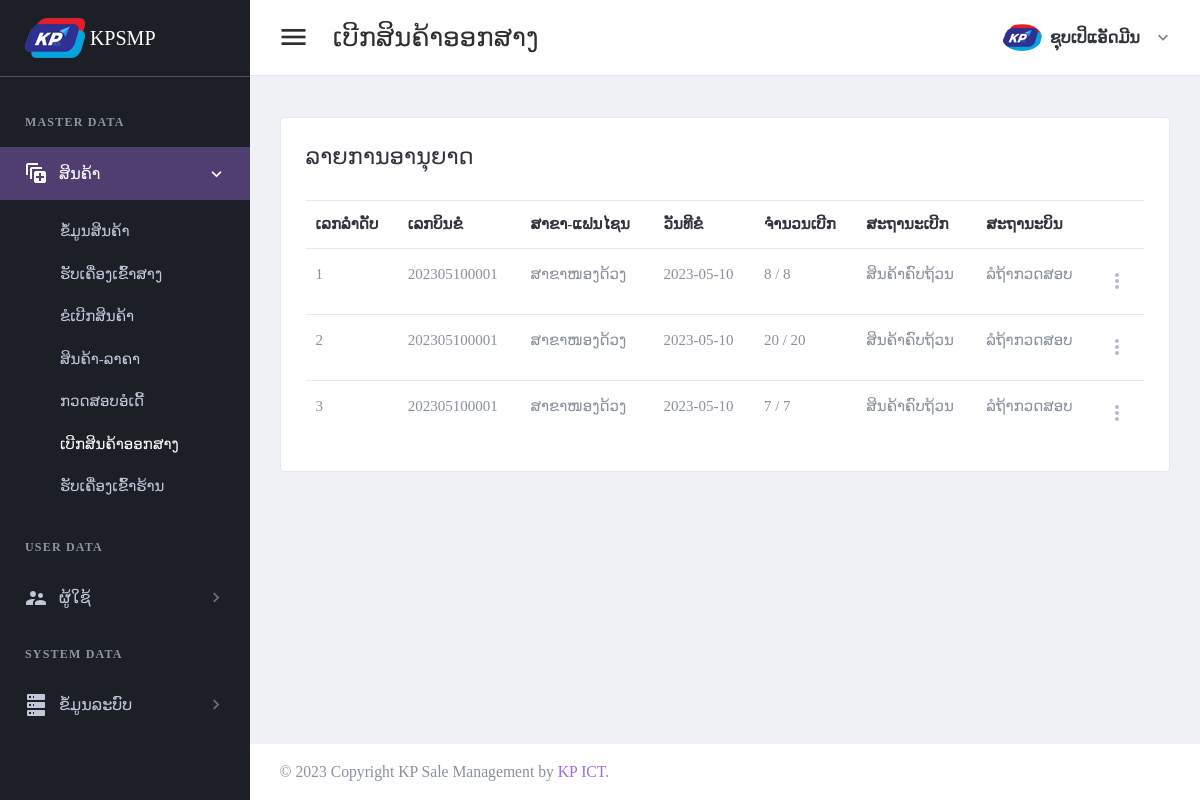
The page /page/approval-list.php (signed in) on the database as committed earlier.
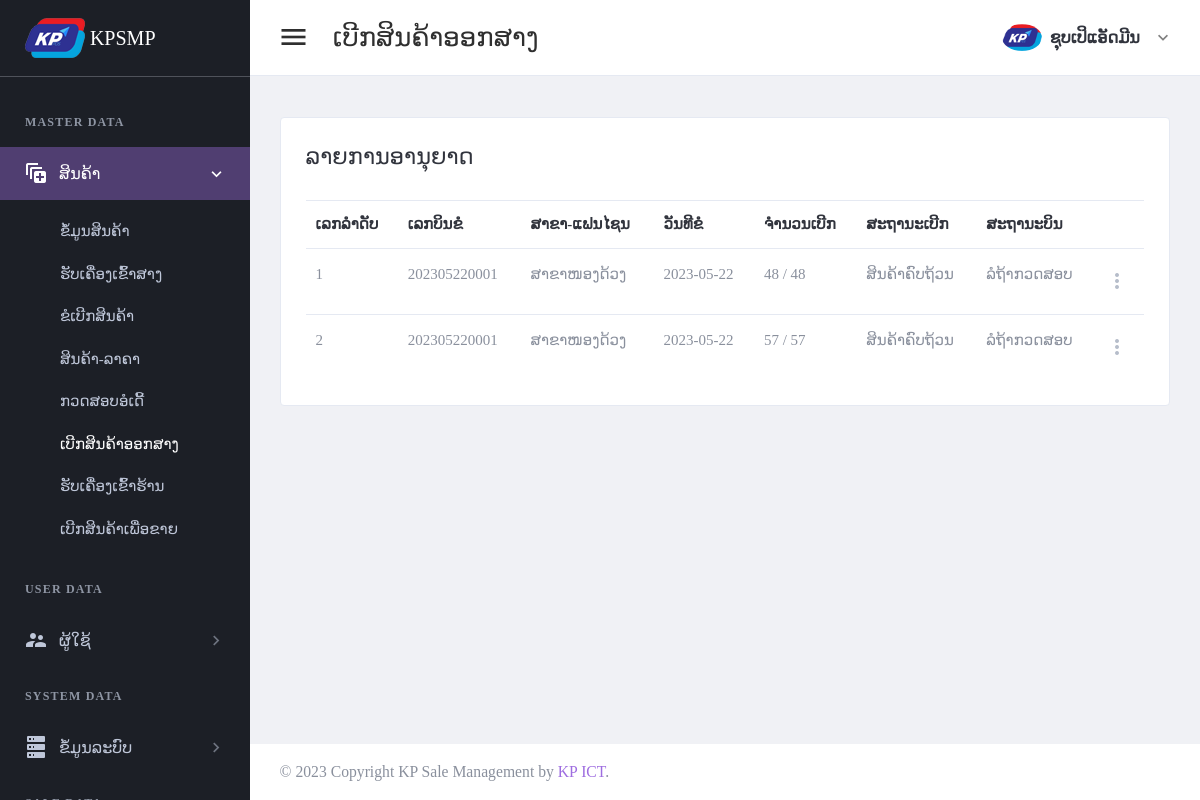
The same page on the database as committed later.
### tables this page shows
CREATE TABLE `tbl_header_title` (
  `ht_id` int(11) NOT NULL,
  `ht_name` varchar(300) DEFAULT NULL
);

CREATE TABLE `tbl_sub_title` (
  `st_id` int(11) NOT NULL,
  `st_name` varchar(300) DEFAULT NULL,
  `icon_code` varchar(100) DEFAULT NULL,
  `ht_id` int(11) DEFAULT NULL
);

CREATE TABLE `tbl_page_title` (
  `pt_id` int(11) NOT NULL,
  `pt_name` varchar(300) DEFAULT NULL,
  `ptf_name` varchar(100) DEFAULT NULL,
  `st_id` int(11) DEFAULT NULL
);

CREATE TABLE `tbl_approve_order` (
  `apo_id` int(11) NOT NULL,
  `apo_bill_number` varchar(30) DEFAULT NULL,
  `or_id` int(11) DEFAULT NULL,
  `br_id` int(11) DEFAULT NULL,
  `wh_id` int(11) DEFAULT NULL,
  `ar_status` int(11) DEFAULT NULL,
  `add_by` int(11) DEFAULT NULL,
  `date_register` date DEFAULT NULL
);

CREATE TABLE `tbl_branch` (
  `br_id` int(11) NOT NULL,
  `br_name` varchar(150) DEFAULT NULL,
  `br_status` int(11) DEFAULT NULL,
  `br_type` int(11) DEFAULT NULL,
  `add_by` int(11) DEFAULT NULL,
  `date_register` date DEFAULT NULL
);

### setting/checksession.php (called while the page is built, shortened)
<?php
	if($_SESSION['id_users'] == "" )
	{
	header("location:logout.php");
	}
	  else{
		$full_name = $_SESSION["full_name"];
		$role_id = $_SESSION["role_id"];
	}
?>

### page/menu.php (the view)
<aside class="left-sidebar sidebar-dark" id="left-sidebar">
  <div id="sidebar" class="sidebar sidebar-with-footer">
    <div class="app-brand">
      <a href="index.php">
        <img src="../images/iconmenu.png" alt="Mono">
        <span class="brand-name"> KPSMP</span>
      </a>
    </div>
    <div class="sidebar-left" data-simplebar style="height: 100%;">
      <ul class="nav sidebar-inner" id="sidebar-menu">
        <?php
        $stmt = $conn->prepare(" SELECT distinct a.ht_id,ht_name
        FROM tbl_header_title a
        left join tbl_role_page b on a.ht_id = b.ht_id
        where role_id ='$role_id'
        order by  a.ht_id asc ");
        $stmt->execute();
        if ($stmt->rowCount() > 0) {
          while ($row = $stmt->fetch(PDO::FETCH_ASSOC)) {
            $ht_id = $row['ht_id'];
            $ht_name = $row['ht_name'];
        ?>
            <li class="section-title"> <?php echo "$ht_name"; ?></li>
            <?php
            $stmt1 = $conn->prepare("SELECT distinct a.st_id,st_name,role_id,icon_code
            FROM tbl_sub_title a
            left join tbl_role_page b on a.st_id = b.st_id
            where a.ht_id = '$ht_id' and role_id ='$role_id'
            order by a.st_id asc ");
            $stmt1->execute();
            if ($stmt1->rowCount() > 0) {
              while ($row1 = $stmt1->fetch(PDO::FETCH_ASSOC)) {
                $st_name = $row1['st_name'];
                $st_id = $row1['st_id'];
                $icon_code = $row1['icon_code'];
            ?>
                <li class='has-sub <?php if ($header_click == "$st_id") {  echo "active expand"; } ?>'>
                  <a class="sidenav-item-link" href="javascript:void(0)" data-toggle="collapse" data-target='#<?php echo "$st_name"; ?>' aria-expanded="false" aria-controls="<?php echo "$st_name"; ?>">
                    <i class="mdi <?php echo"$icon_code";?>"></i>
                    <span class="nav-text"> <?php echo "$st_name"; ?> </span> <b class="caret"></b>
                  </a>
                  <ul class='collapse <?php if ($header_click == "$st_id" ) { echo "show"; } ?>' id="<?php echo "$st_name"; ?>" data-parent="#sidebar-menu">
                    <div class="sub-menu">
                      <?php
                      $stmt2 = $conn->prepare(" SELECT pt_name,ptf_name
                      FROM tbl_page_title a
                      left join tbl_role_page b on a.pt_id = b.pt_id
                      where a.st_id = '$st_id' and role_id ='$role_id'
                      order by a.pt_id asc ");
                      $stmt2->execute();
                      if ($stmt2->rowCount() > 0) {
                        while ($row2 = $stmt2->fetch(PDO::FETCH_ASSOC)) {
                          $pt_name = $row2['pt_name'];
                      ?>
                          <li class="<?php if ($header_name ==  $row2['pt_name']) { echo "active"; } ?>">
                            <a class="sidenav-item-link" href='<?php echo $row2['ptf_name'] ?>'>
                              <span class="nav-text"><?php echo"$pt_name";?></span>
                            </a>
                          </li>
                      <?php
                        }
                      }
                      ?>
                    </div>
                  </ul>
              <?php
              }
            }
              ?>
                </li>
            <?php
          }
        }
            ?>
      </ul>
    </div>
  </div>
</aside>

### page/approval-list.php (shortened to what this page needs)
<?php
include("../setting/checksession.php");
include("../setting/conn.php");
$header_name = "ເບີກສິນຄ້າອອກສາງ";
$header_click = "2";
?>
<!DOCTYPE html>
<html lang="en" dir="ltr">
<head>
    <?php
    include("../setting/callcss.php");
    ?>
</head>
<body class="navbar-fixed sidebar-fixed" id="body">
    <div class="wrapper">
        <?php include "menu.php"; ?>
        <div class="page-wrapper">
            <?php
            include "header.php";
            ?>
            <div class="content-wrapper">
                <div class="content">
                    <div class="email-wrapper rounded border bg-white">
                        <div class="  no-gutters justify-content-center">
                            <div class="    ">
                                <div class="  p-4 p-xl-5">
                                    <div class="email-body-head mb-6 ">
                                        <h4 class="text-dark">ລາຍການອານຸຍາດ</h4>
                                    </div>
                                    <form method="post" id="additemorderfrm">
                                        <table id="productsTable2" class="table table-hover table-product" style="width:100%">
                                            <thead>
                                                <tr>
                                                    <th>ເລກລຳດັບ</th>
                                                    <th>ເລກບິນຂໍ</th>
                                                    <th>ສາຂາ-ແຟນໄຊນ</th>
                                                    <th>ວັນທີຂໍ</th>
                                                    <th>ຈຳນວນເບີກ</th>
                                                    <th>ສະຖານະເບີກ</th>
                                                    <th>ສະຖານະບິນ</th>
                                                    <th></th>
                                                </tr>
                                            </thead>
                                            <tbody>
                                                <?php
                                                $i = 1;
                                                $stmt4 = $conn->prepare("
                                                SELECT a.apo_id,apo_bill_number,br_name,ar_status,a.date_register as date_request,aos_name
                                                FROM tbl_approve_order a
                                                left join tbl_branch c on a.br_id = c.br_id
                                                left join tbl_approve_order_status d on a.ar_status = d.aos_id
                                           ");
                                                $stmt4->execute();
                                                if ($stmt4->rowCount() > 0) {
                                                    while ($row4 = $stmt4->fetch(PDO::FETCH_ASSOC)) {
                                                        $apo_id = $row4['apo_id'];
                                                        if (empty($row4['sow_bill_number'])) {
                                                            $date_check = "ລໍຖ້າກວດສອບ";
                                                        } else {
                                                            $sow_bill_number = $row4['sow_bill_number'];
                                                            $aos_name = $row4['aos_name'];
                                                            $date_check = $row4['date_check'];
                                                        }
                                                ?>
                                                        <tr>
                                                            <td><?php echo "$i"; ?></td>
                                                            <td><?php echo $row4['apo_bill_number']; ?></td>
                                                            <td><?php echo $row4['br_name']; ?></td>
                                                            <td><?php echo $row4['date_request']; ?></td>
                                                            <?php
                                                            $rowio = $conn->query("select    sum(item_values) as item_count
                                                            from tbl_stock_out_warehouse_detail a
                                                            left join tbl_stock_out_warehouse b on a.sow_id = b.sow_id
                                                            where apo_id ='$apo_id'
                                                            group by apo_id  ")->fetch(PDO::FETCH_ASSOC);
                                                            if (!empty($rowio['item_count'])) {
                                                                $item_count =  $rowio['item_count'];
                                                            } else {
                                                                $item_count = 0;
                                                            }
                                                            $rowap = $conn->query("
                                                            select sum(item_values) as item_approve
                                                            from tbl_approve_order_detail
                                                            where apo_id ='$apo_id'
                                                            group by apo_id  ")->fetch(PDO::FETCH_ASSOC);
                                                            if (!empty($rowap['item_approve'])) {
                                                                $item_approve =  $rowap['item_approve'];
                                                            } else {
                                                                $item_approve = 0;
                                                            }
                                                            ?>
                                                            <td>
                                                                <?php
                                                                echo "$item_count";
                                                                echo " / ";
                                                                echo "$item_approve";
                                                                ?>
                                                            </td>
                                                            <td>
                                                                <?php
                                                                if ($item_count == $item_approve) {
                                                                    echo "ສິນຄ້າຄົບຖ້ວນ";
                                                                } else {
                                                                    echo "ສິນຄ້າບໍ່ຄົບ";
                                                                }
                                                                ?>
                                                            </td>
                                                            <td><?php echo "$date_check"; ?></td>
                                                            <td>
                                                                <div class="dropdown">
                                                                    <a class="dropdown-toggle icon-burger-mini" href="#" role="button" id="dropdownMenuLink" data-toggle="dropdown" aria-haspopup="true" aria-expanded="false" data-display="static">
                                                                    </a>
                                                                </div>
                                                            </td>
                                                        </tr>
                                                <?php
                                                        $i++;
                                                    }
                                                }
                                                ?>
                                            </tbody>
                                        </table>
                                    </form>
                                </div>
                            </div>
                        </div>
                    </div>
                </div>
            </div>
            <?php include "footer.php"; ?>
        </div>
    </div>
</body>
</html>

### setting/callcss.php (shortened to what this page needs)
<link href="../plugins/material/css/materialdesignicons.min.css" rel="stylesheet" />
<link href="../plugins/simplebar/simplebar.css" rel="stylesheet" />
<link href="../plugins/material/css/materialdesignicons.min.css" rel="stylesheet" />
<link href="../plugins/nprogress/nprogress.css" rel="stylesheet" />
<link id="main-css-href" rel="stylesheet" href="../css/3style.css" />
<link href="../plugins/prism/prism.css" rel="stylesheet" />
<link href="../plugins/DataTables/DataTables-1.10.18/css/jquery.dataTables.min.css" rel="stylesheet" />
<link href="../css/sweetalert.css" rel="stylesheet">
<link href="../css/facebox.css" rel="stylesheet">

### page/header.php (shortened to what this page needs)
<header class="main-header" id="header">
  <nav class="navbar navbar-expand-lg navbar-light" id="navbar">
    <button id="sidebar-toggler" class="sidebar-toggle">
    </button>
    <span class="page-title"><?php echo "$header_name"; ?></span>
    <div class="navbar-right ">
      <ul class="nav navbar-nav">
        <li class="dropdown user-menu">
          <button class="dropdown-toggle nav-link" data-toggle="dropdown">
            <img src="../images/iconmenu.png" class="user-image rounded-circle" alt="User Image" />
            <span class="d-none d-lg-inline-block"><?php echo "$full_name"; ?></span>
          </button>
        </li>
      </ul>
    </div>
  </nav>
</header>

### page/footer.php (shortened to what this page needs)
<footer class="footer mt-auto">
	<div class="copyright bg-white">
		<p>
			&copy; <span id="copy-year"></span> Copyright KP Sale Management by <a class="text-primary"> KP ICT</a>.
		</p>
	</div>
</footer>

Rows that differ between the two databases and show on the page:
removed tbl_approve_order: apo_bill_number "202305100001", br.br_name "ສາຂາໜອງດ້ວງ", date_register "2023-05-10", item_count "7", item_approve "7", date_check "ລໍຖ້າກວດສອບ"
added tbl_page_title: pt_name "ເບີກສິນຄ້າເພື່ອຂາຍ", shown under tbl_sub_title "ສິນຄ້າ"
changed tbl_approve_order (number 1 of 2 on the later page): apo_bill_number "202305100001" → "202305220001"; date_register "2023-05-10" → "2023-05-22"; item_count "8" → "48"; item_approve "8" → "48"
changed tbl_approve_order (number 2 of 2 on the later page): apo_bill_number "202305100001" → "202305220001"; date_register "2023-05-10" → "2023-05-22"; item_count "20" → "57"; item_approve "20" → "57"
